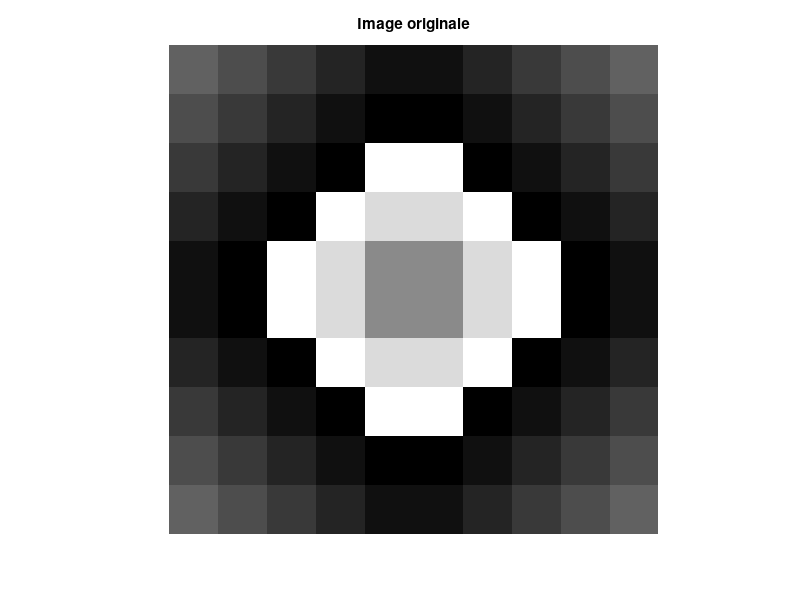
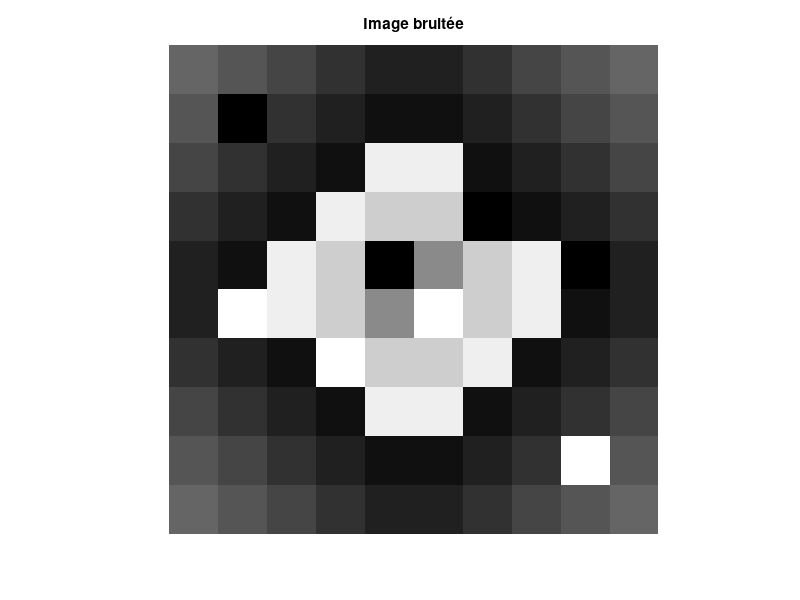
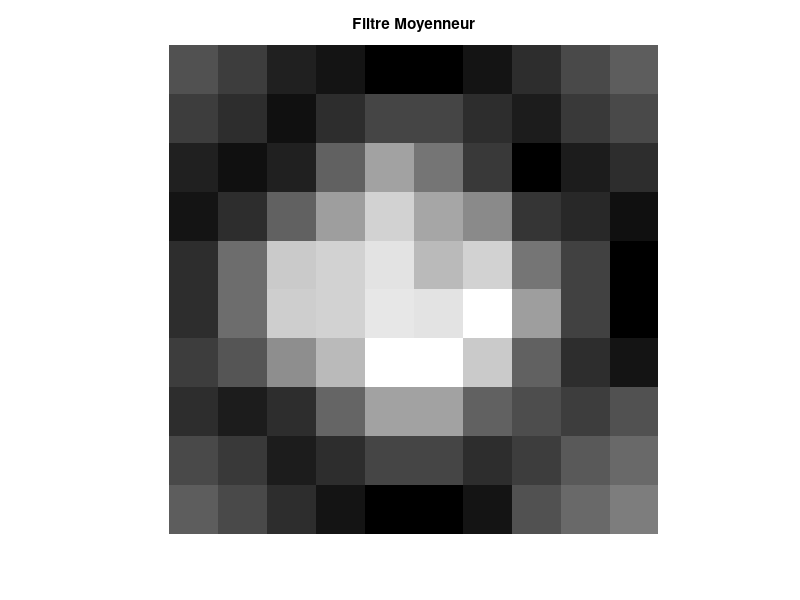
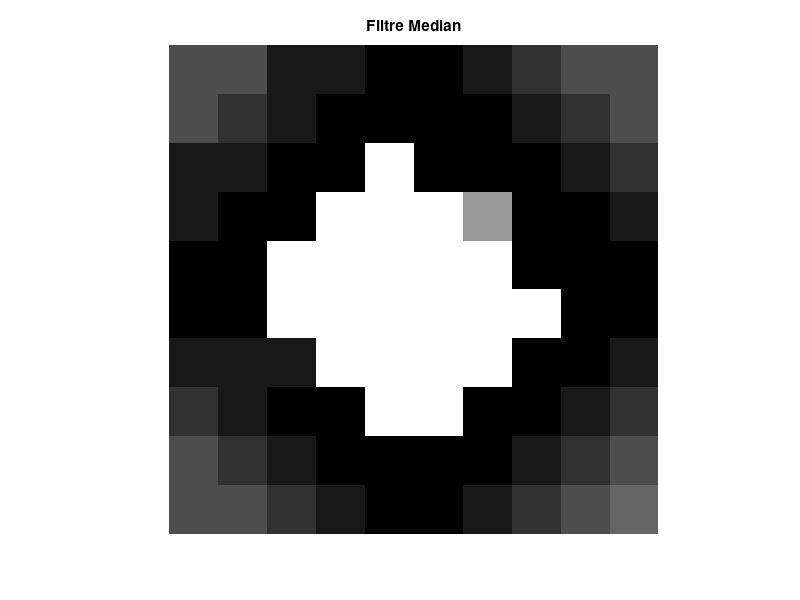

The MATLAB source for these figures, in order:
% Création de l'image I (10x10) exactement comme dans l'énoncé
I = [6 5 4 3 2 2 3 4 5 6
     5 4 3 2 1 1 2 3 4 5
     4 3 2 1 14 14 1 2 3 4
     3 2 1 14 12 12 14 1 2 3
     2 1 14 12 8 8 12 14 1 2
     2 1 14 12 8 8 12 14 1 2
     3 2 1 14 12 12 14 1 2 3
     4 3 2 1 14 14 1 2 3 4
     5 4 3 2 1 1 2 3 4 5
     6 5 4 3 2 2 3 4 5 6];

%imshow(I, []); colormap(gray(256)); title('Image originale 10x10');
figure, imshow(I,[]), title('Image originale');
%image(I), colormap(gray(16))

I_bruit = I;
I_bruit(2,2) = 0;   I_bruit(4,7) = 0;
I_bruit(5,5) = 0;  I_bruit(5,9) = 0;
I_bruit(6,2) = 15;  I_bruit(6,6) = 15;
I_bruit(7,4) = 15;  I_bruit(9,9) = 15;

figure, imshow(I_bruit,[]), title('Image bruitée');


h_moy = fspecial('average',3);
I_moy = imfilter(I_bruit, h_moy, 'replicate');

% Erreur quadratique moyenne (MSE)
err_moy = sum((I(:) - I_moy(:)).^2) / numel(I);
figure, imshow(I_moy,[]), title('Filtre Moyenneur');
disp(['Erreur quadratique moyenne (filtre moyenneur) = ' num2str(err_moy)]);


I_med = medfilt2(I_bruit, [3 3], 'symmetric');

err_med = sum((I(:) - I_med(:)).^2) / numel(I);
figure, imshow(I_med,[]), title('Filtre Median');
disp(['Erreur quadratique moyenne (filtre médian) = ' num2str(err_med)]);